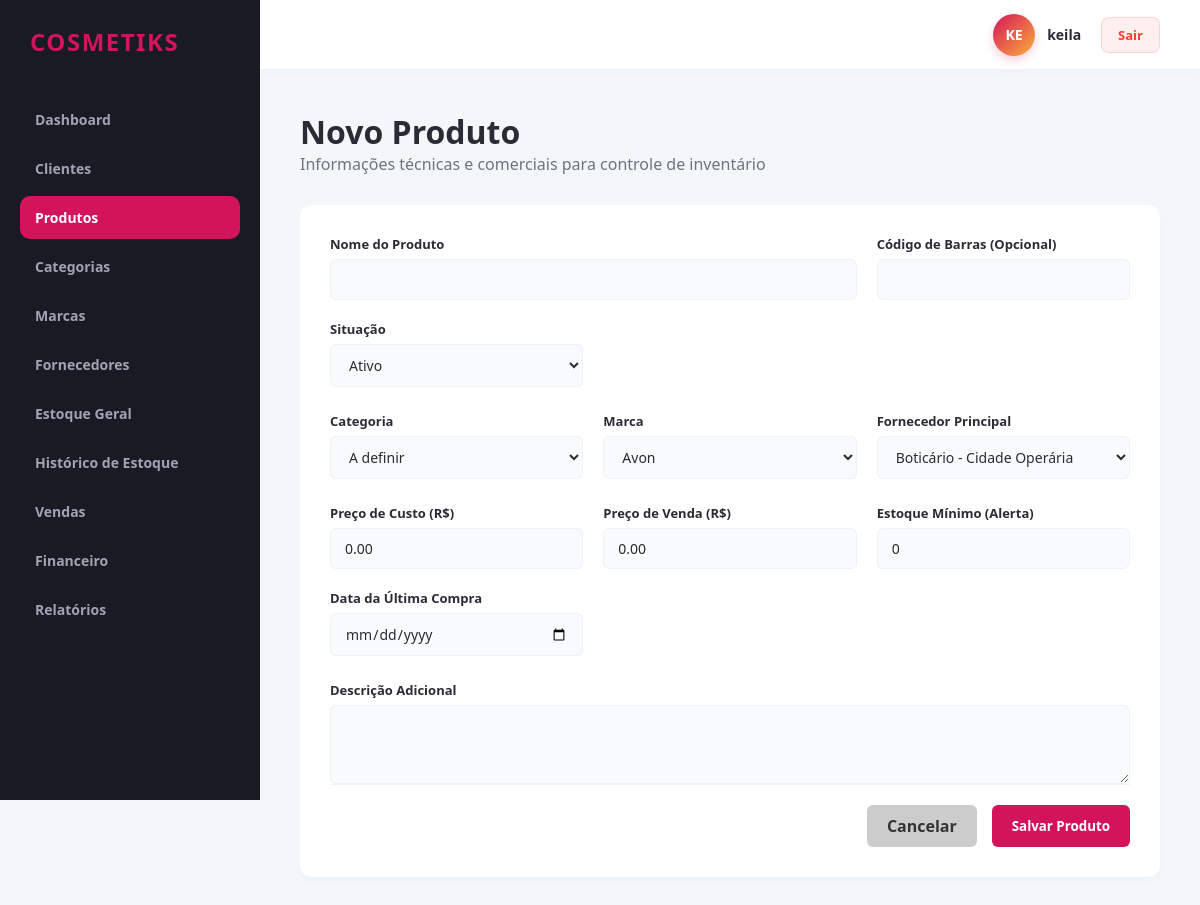
Before: /produtos/editar/111 (signed in) with the older database file.
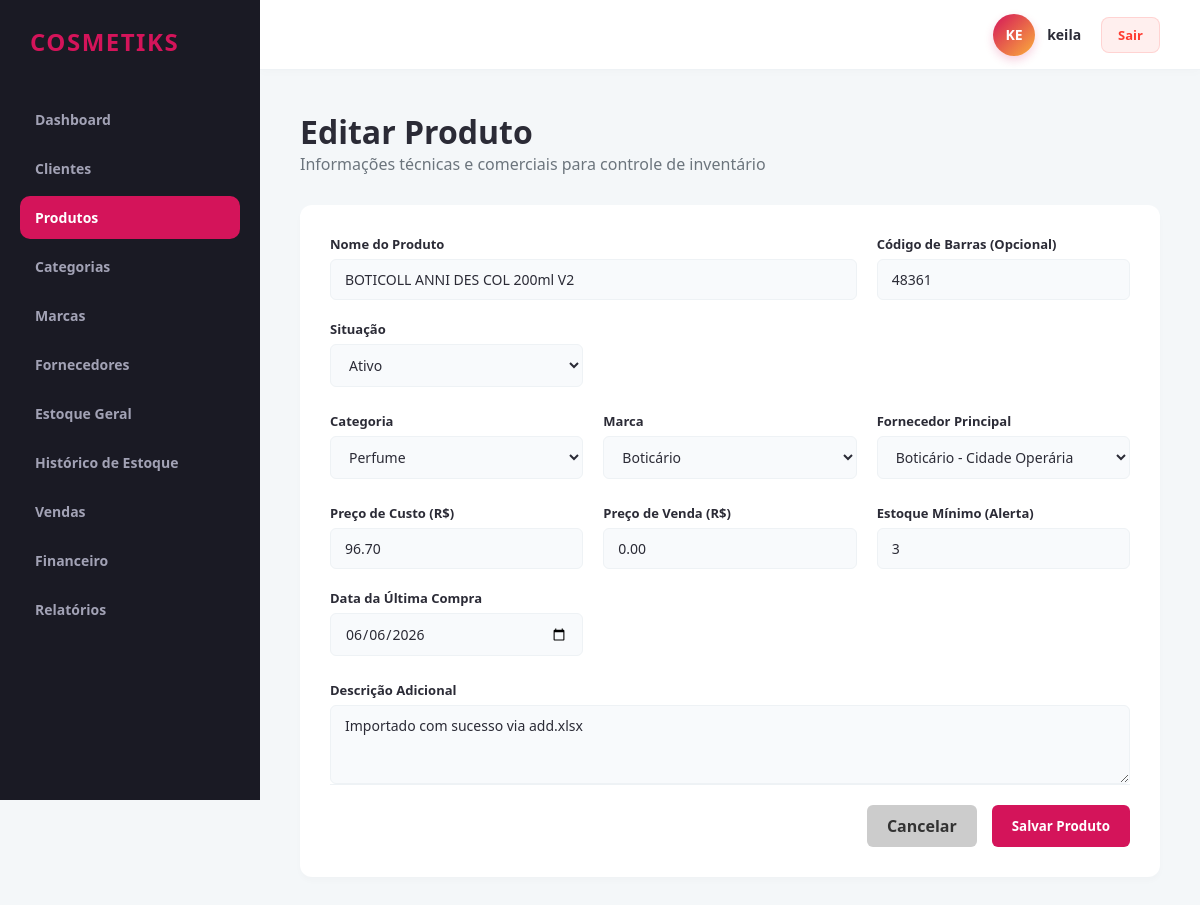
After: the same page with the newer database file.
### app/models/produto.py (models this page shows)
class Produto(db.Model):
    __tablename__ = 'produtos'
    id = db.Column(db.Integer, primary_key=True)
    revendedor_id = db.Column(db.Integer, db.ForeignKey('revendedores.id'), nullable=False)
    categoria_id = db.Column(db.Integer, db.ForeignKey('categorias.id'), nullable=False)
    marca_id = db.Column(db.Integer, db.ForeignKey('marcas.id'), nullable=False)
    fornecedor_id = db.Column(db.Integer, db.ForeignKey('fornecedores.id'), nullable=False)
    nome = db.Column(db.String(150), nullable=False)
    codigo_barras = db.Column(db.String(50), nullable=True)
    descricao = db.Column(db.Text, nullable=True)
    quantidade_estoque = db.Column(db.Integer, default=0, nullable=False)
    estoque_minimo = db.Column(db.Integer, default=0, nullable=False)
    preco_custo = db.Column(db.Numeric(10, 2), nullable=False)
    preco_venda = db.Column(db.Numeric(10, 2), nullable=False)
    data_compra = db.Column(db.Date, nullable=True)
    situacao = db.Column(db.String(20), default='Ativo')
    movimentacoes_estoque = db.relationship('Estoque', backref='produto', lazy=True)

### app/models/categoria.py (models this page shows)
class Categoria(db.Model):
    __tablename__ = 'categorias'
    id = db.Column(db.Integer, primary_key=True)
    revendedor_id = db.Column(db.Integer, db.ForeignKey('revendedores.id'), nullable=False)
    nome = db.Column(db.String(100), nullable=False)
    descricao = db.Column(db.Text, nullable=True)
    produtos = db.relationship('Produto', backref='categoria', lazy=True)

### app/models/marca.py (models this page shows)
class Marca(db.Model):
    __tablename__ = 'marcas'
    id = db.Column(db.Integer, primary_key=True)
    revendedor_id = db.Column(db.Integer, db.ForeignKey('revendedores.id'), nullable=False)
    nome = db.Column(db.String(100), nullable=False)
    descricao = db.Column(db.Text, nullable=True)
    produtos = db.relationship('Produto', backref='marca', lazy=True)

### app/models/fornecedor.py (models this page shows)
class Fornecedor(db.Model):
    __tablename__ = 'fornecedores'
    id = db.Column(db.Integer, primary_key=True)
    revendedor_id = db.Column(db.Integer, db.ForeignKey('revendedores.id'), nullable=False)
    nome = db.Column(db.String(150), nullable=False)
    telefone = db.Column(db.String(20), nullable=True)
    whatsapp = db.Column(db.String(20), nullable=True)
    email = db.Column(db.String(100), nullable=True)
    observacoes = db.Column(db.Text, nullable=True)
    produtos = db.relationship('Produto', backref='fornecedor', lazy=True)

### app/controllers/produto_controller.py (the view, shortened to what this page needs)
@produto_bp.route('/editar/<int:id_produto>', methods=['GET', 'POST'])
@revendedor_required
def editar(id_produto):
    revendedor_id = session.get('revendedor_id')
    prod = produto_service.produto_repo.get_by_id_and_revendedor(id_produto, revendedor_id)
    categorias = categoria_service.listar_todas(revendedor_id)
    marcas = marca_service.listar_todas(revendedor_id)
    fornecedores = fornecedor_service.listar_todos(revendedor_id)
    return render_template('produtos/form.html', produto=prod, categorias=categorias, marcas=marcas, fornecedores=fornecedores)

### app/controllers/produto_controller.py (called while the page is built)
def revendedor_required(f):
    @wraps(f)
    def decorated_function(*args, **kwargs):
        if not session.get('usuario_logado') or session.get('is_admin'):
            flash('Acesso restrito a revendedores autenticados.', 'danger')
            return redirect(url_for('auth.login'))
        return f(*args, **kwargs)
    return decorated_function

### app/repositories/base_repository.py (called while the page is built)
    def get_by_id_and_revendedor(self, id, revendedor_id):
        return self.model.query.filter_by(id=id, revendedor_id=revendedor_id).first()

### app/repositories/categoria_repository.py (called while the page is built)
    def get_todas_ordenadas(self, revendedor_id):
        return self.model.query.filter_by(revendedor_id=revendedor_id).order_by(self.model.nome.asc()).all()

### app/repositories/fornecedor_repository.py (called while the page is built)
    def get_todos_ordenados(self, revendedor_id):
        return self.model.query.filter_by(revendedor_id=revendedor_id).order_by(self.model.nome.asc()).all()

### app/repositories/marca_repository.py (called while the page is built)
    def get_todas_ordenadas(self, revendedor_id):
        return self.model.query.filter_by(revendedor_id=revendedor_id).order_by(self.model.nome.asc()).all()

### app/services/categoria_service.py (called while the page is built)
    def listar_todas(self, revendedor_id):
        return self.categoria_repo.get_todas_ordenadas(revendedor_id)

### app/services/fornecedor_service.py (called while the page is built)
    def listar_todos(self, revendedor_id):
        return self.fornecedor_repo.get_todos_ordenados(revendedor_id)

### app/templates/produtos/form.html (shortened to what the changed rows need)
{% extends 'base.html' %}
{% block content %}
<div class="header-panel">
    <div>
        <h1>{% if produto %}Editar{% else %}Novo{% endif %} Produto</h1>
        <p style="color: var(--text-muted);">Informações técnicas e comerciais para controle de inventário</p>
    </div>
</div>
<div class="form-container">
    <form action="{% if produto %}{{ url_for('produto.editar', id_produto=produto.id) }}{% else %}{{ url_for('produto.novo') }}{% endif %}" method="POST">
        <div class="form-grid">
            <div class="form-group" style="grid-column: span 2;">
                <label class="form-label">Nome do Produto</label>
                <input type="text" name="nome" class="form-control" value="{{ produto.nome if produto else '' }}" required>
            </div>
            <div class="form-group">
                <label class="form-label">Código de Barras (Opcional)</label>
                <input type="text" name="codigo_barras" class="form-control" value="{{ produto.codigo_barras if produto else '' }}">
            </div>
            <div class="form-group">
                <label class="form-label">Situação</label>
                <select name="situacao" class="form-control">
                    <option value="Ativo" {% if produto and produto.situacao == 'Ativo' %}selected{% endif %}>Ativo</option>
                </select>
            </div>
        </div>
        <div class="form-grid">
            <div class="form-group">
                <label class="form-label">Categoria</label>
                <select name="categoria_id" class="form-control" required>
                    {% for cat in categorias %}
                    <option value="{{ cat.id }}" {% if produto and produto.categoria_id == cat.id %}selected{% endif %}>{{ cat.nome }}</option>
                    {% endfor %}
                </select>
            </div>
            <div class="form-group">
                <label class="form-label">Marca</label>
                <select name="marca_id" class="form-control" required>
                    {% for m in marcas %}
                    <option value="{{ m.id }}" {% if produto and produto.marca_id == m.id %}selected{% endif %}>{{ m.nome }}</option>
                    {% endfor %}
                </select>
            </div>
            <div class="form-group">
                <label class="form-label">Fornecedor Principal</label>
                <select name="fornecedor_id" class="form-control" required>
                    {% for f in fornecedores %}
                    <option value="{{ f.id }}" {% if produto and produto.fornecedor_id == f.id %}selected{% endif %}>{{ f.nome }}</option>
                    {% endfor %}
                </select>
            </div>
        </div>
        <div class="form-grid">
            <div class="form-group">
                <label class="form-label">Preço de Custo (R$)</label>
                <input type="number" step="0.01" name="preco_custo" class="form-control" value="{{ produto.preco_custo if produto else '0.00' }}" required>
            </div>
            <div class="form-group">
                <label class="form-label">Preço de Venda (R$)</label>
                <input type="number" step="0.01" name="preco_venda" class="form-control" value="{{ produto.preco_venda if produto else '0.00' }}" required>
            </div>
            <div class="form-group">
                <label class="form-label">Estoque Mínimo (Alerta)</label>
                <input type="number" name="estoque_minimo" class="form-control" value="{{ produto.estoque_minimo if produto else '0' }}" required>
            </div>
            <div class="form-group">
                <label class="form-label">Data da Última Compra</label>
                <input type="date" name="data_compra" class="form-control" value="{{ produto.data_compra if produto else '' }}">
            </div>
        </div>
        <div class="form-group full-width" style="margin-top: 15px;">
            <label class="form-label">Descrição Adicional</label>
            <textarea name="descricao" class="form-control" rows="3">{{ produto.descricao if produto else '' }}</textarea>
        </div>
    </form>
</div>
{% endblock %}

Changed rows visible on the page:
added Produto: nome "BOTICOLL ANNI DES COL 200ml V2", codigo_barras "48361", situacao "Ativo", categoria_id "Perfume", marca_id "Boticário", fornecedor_id "Boticário - Cidade Operária", preco_custo "96.70", preco_venda "0.00", estoque_minimo "3", data_compra "06/06/2026", descricao "Importado com sucesso via add.xlsx"
Other visible differences:
form field situacao: "Ativo" → (not shown)
form field categoria_id: "A definir" → (not shown)
form field marca_id: "Avon" → (not shown)
form field fornecedor_id: "Boticário - Cidade Operária" → (not shown)
form field preco_custo: "0.00" → (not shown)
form field preco_venda: "0.00" → (not shown)
form field estoque_minimo: "0" → (not shown)
text no longer shown: "Novo"
text now shown: "Editar"
